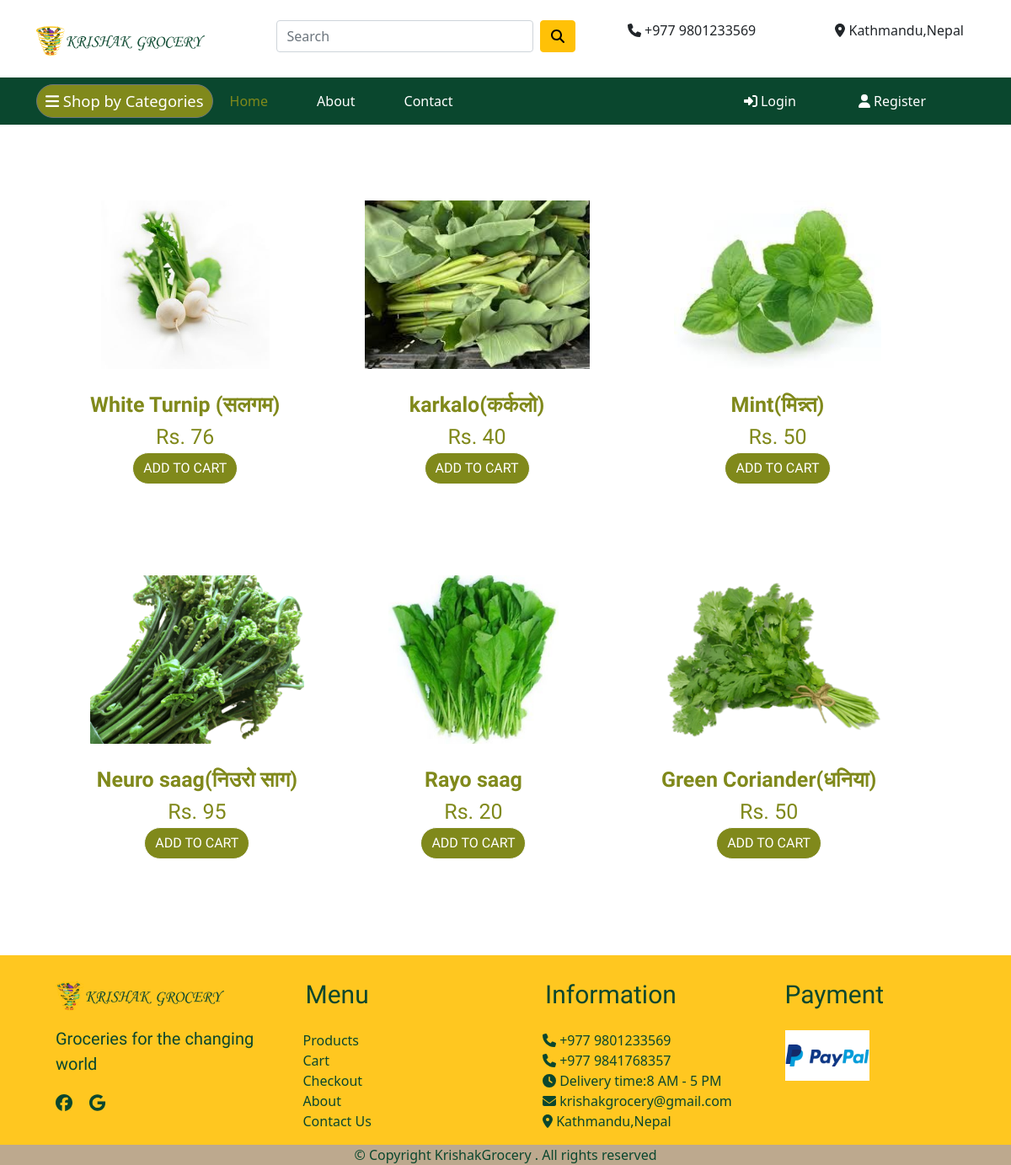
/leafyherbs/, run on the app's committed database.
### app/models.py (models this page shows, shortened)
class Product(models.Model):
    title = models.CharField(max_length=100)
    selling_price = models.IntegerField()
    category = models.CharField(choices=CATEGORY_CHOICES, max_length=2)
    product_image = models.ImageField(upload_to='productimg')

### app/views.py (the view)
# urls.py: path('leafyherbs/', views.leafyherbs, name='leafyherbs'),
def leafyherbs(request):
    leafyherbs= Product.objects.filter(category='LH')
    return render(request, 'app/leafyherbs.html',{'leafyherbs':leafyherbs})

### app/templates/app/leafyherbs.html (shortened to what this page needs)
{% extends 'app/base.html' %}
{% load static %}
{% block main-content %}
<div class="container pt-5 pb-5">
    <div class="mx-3">
{% for lh in leafyherbs %}
   <a href="{% url 'product-detail' lh.id %}" class="btn hoverzoom">
     <div class="item" id="leafy">
       <img src="{{lh.product_image.url}}" alt="" height="200px">
       <br>
       <br>
       <span class="fw-bold textwrap">{{lh.title}}</span>
       <br>
       <span class="fs-5">Rs. {{lh.selling_price}}</span>
    <div class="box-element product pb-4">
      <button class="btn btn-light add-btn">ADD TO CART</button>
    </div>
  </div>
</a>
   {% endfor %}
</div>
</div>
{% endblock main-content %}

### app/static/app/css/style.css (style rules this page uses)
.textwrap { white-space:nowrap; overflow:hidden !important; text-overflow:ellipsis; }
.hoverzoom { transition:.1s; }
* { box-sizing: border-box; margin: 0px; padding: 0px; }
.container { width: 100%; margin: auto; padding-right: 13px; padding-left: 13px; }
a { color: black; text-decoration: none; }
span.fw-bold { font-size: 25px; }
span.fs-5 { font-size: 25px !important; }
.btn .btn-light { background-color: #80891B; border-radius: 30px; color: #fff; }
#fruit ,#vegs ,#leafy ,#search { padding: 35px; color:#80891B !important; font-family:Open Sans Condensed ; }

### data on the page
Product: product_image (picture), title "White Turnip (सलगम)", selling_price "76"
Product: product_image (picture), title "karkalo(कर्कलो)", selling_price "40"
Product: product_image (picture), title "Mint(मिन्न्त)", selling_price "50"
Product: product_image (picture), title "Neuro saag(निउरो साग)", selling_price "95"
Product: product_image (picture), title "Rayo saag", selling_price "20"
Product: product_image (picture), title "Green Coriander(धनिया)", selling_price "50"
